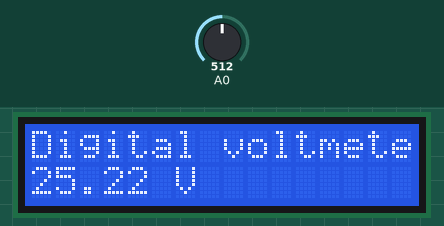
Simulated run of this sketch. Board: Arduino Uno, built with avr-gcc and run on an emulated ATmega328P. On the bench: 16×2 character LCD. The test bench sets the inputs (shaded band); at power-on: A0 = 512. What the sketch prints to the serial monitor is not drawn.

Above: at 1.2 s.
1.3 s: A0 set to 220
At 2.6 s:
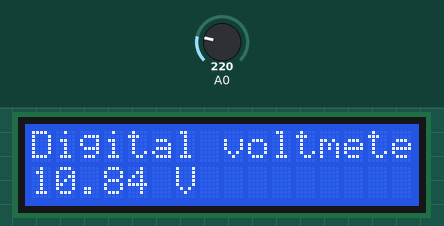
3.0 s: A0 set to 189
At 4.0 s:
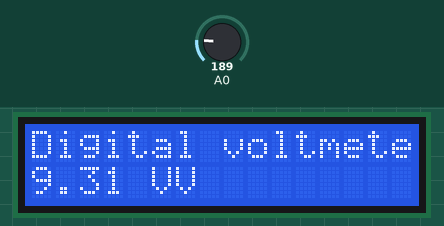
4.5 s: A0 set to 122
At 5.5 s:
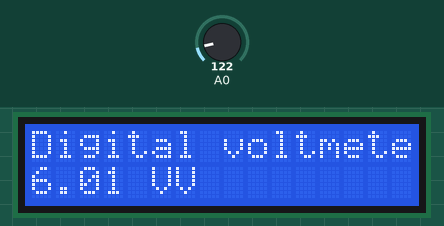
Timing chart, 0 to 7.5 s (numbered marks = the images above; inputs shaded):
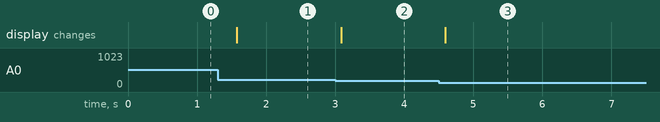

Measured:
- the behaviour switches between 203 and 202 on A0 (found by bisection; images 1 and 2)
- after the input at 1.3 s, the display: changes after 0.28 s (image 1)
- after the input at 3.0 s, the display: changes after 0.09 s (image 2)
- after the input at 4.5 s, the display: changes after 0.10 s (image 3)

The sketch:

digital_voltmeter_arduino_uno1.ino
```cpp
// Include the library for the LCD display
#include <LiquidCrystal.h>

// Initialize the library with the numbers of the interface pins
// LiquidCrystal lcd(RS, E, D4, D5, D6, D7);
LiquidCrystal lcd(12, 11, 5, 4, 3, 2);

// --- Variables ---
float voltage = 0.0;     // Variable to store the final calculated voltage
float temp = 0.0;        // Temporary variable to store the voltage read by the analog pin
float R1 = 90900.0;      // Value of the first resistor in the voltage divider (90.9kΩ)
float R2 = 10000.0;      // Value of the second resistor in the voltage divider (10kΩ)
int analog_value = 0;    // Variable to store the raw analog reading (0-1023)


// The setup function runs once when you press reset or power the board
void setup() {
  // Initialize serial communication at 9600 bits per second for debugging
  Serial.begin(9600);

  // Set up the LCD's number of columns and rows
  lcd.begin(16, 2);

  // Print a message to the LCD.
  lcd.print("Digital voltmeter");
}


// The loop function runs over and over again forever
void loop() {
  // Read the input on analog pin 0
  analog_value = analogRead(A0);

  // Convert the analog value (from 0 - 1023) to a voltage (0 - 5V)
  temp = (analog_value * 5.0) / 1024.0;

  // Calculate the original voltage using the voltage divider formula
  // V_in = V_out * (R1+R2)/R2  which is equivalent to V_out / (R2/(R1+R2))
  voltage = temp / (R2 / (R1 + R2));

  // Set the cursor to column 0, line 1 (the second row)
  lcd.setCursor(0, 1);

  // Print the calculated voltage to the Serial Monitor
  Serial.println(voltage);

  // Print the calculated voltage to the LCD
  lcd.print(voltage);
  lcd.print(" V"); // Optional: add the unit "V" for Volts

  // Wait for 300 milliseconds before the next loop
  // to make the display more readable
  delay(300);
}
```
